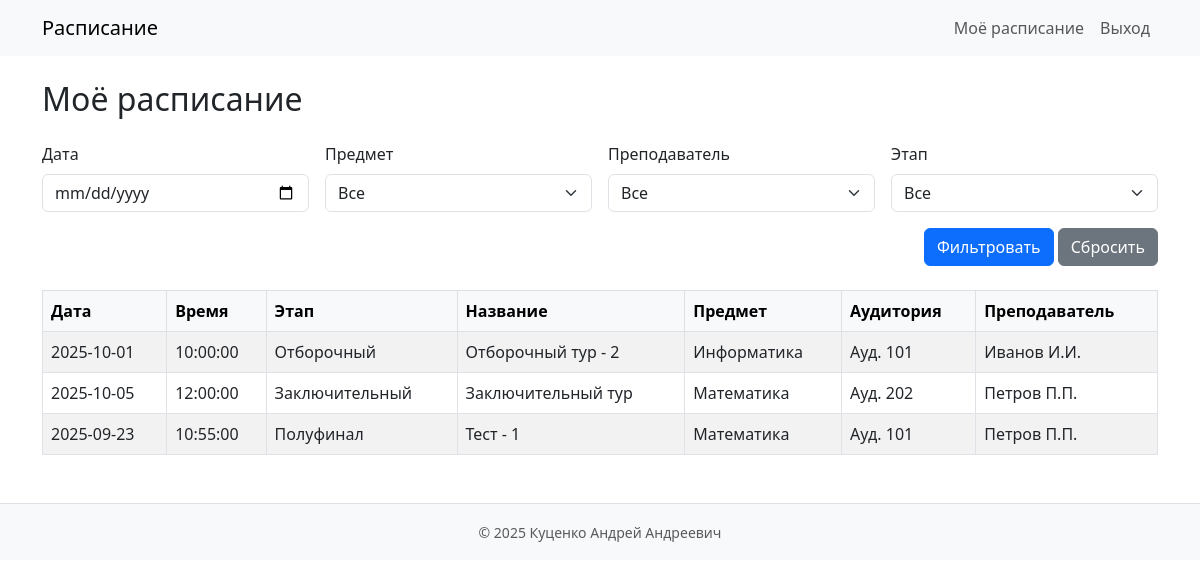
The app's page /schedule (signed in) with its own data.
### models.py (models this page shows)
class Event(db.Model):
    __tablename__ = 'events'
    id = db.Column(db.Integer, primary_key=True)
    title = db.Column(db.String(200), nullable=False)
    date = db.Column(db.Date, nullable=False)
    time = db.Column(db.Time, nullable=False)
    stage = db.Column(db.String(100), nullable=True)  # этап олимпиады
    user_id = db.Column(db.Integer, db.ForeignKey('users.id'), nullable=False)
    subject_id = db.Column(db.Integer, db.ForeignKey('subjects.id'))
    teacher_id = db.Column(db.Integer, db.ForeignKey('teachers.id'))
    room_id = db.Column(db.Integer, db.ForeignKey('rooms.id'))
    subject = db.relationship('Subject')
    teacher = db.relationship('Teacher')
    room = db.relationship('Room')

class Subject(db.Model):
    __tablename__ = 'subjects'
    id = db.Column(db.Integer, primary_key=True)
    name = db.Column(db.String(200), nullable=False)

class Room(db.Model):
    __tablename__ = 'rooms'
    id = db.Column(db.Integer, primary_key=True)
    number = db.Column(db.String(50), nullable=False)

class Teacher(db.Model):
    __tablename__ = 'teachers'
    id = db.Column(db.Integer, primary_key=True)
    name = db.Column(db.String(200), nullable=False)

### app.py (the view)
@app.route('/schedule', methods=['GET'])
@login_required
def schedule():
    subjects = Subject.query.all()
    teachers = Teacher.query.all()
    selected_date = request.args.get('date')
    selected_subject = request.args.get('subject')
    selected_teacher = request.args.get('teacher')
    if current_user.role == "participant":
        query = current_user.events
    else:
        query = Event.query.all()
    if selected_date:
        query = [e for e in query if str(e.date) == selected_date]
    if selected_subject and selected_subject != 'all':
        query = [e for e in query if str(e.subject_id) == selected_subject]
    if selected_teacher and selected_teacher != 'all':
        query = [e for e in query if str(e.teacher_id) == selected_teacher]
    return render_template('schedule.html', events=query,
                           subjects=subjects, teachers=teachers,
                           selected_date=selected_date,
                           selected_subject=selected_subject,
                           selected_teacher=selected_teacher)

### app.py (called while the page is built)
@login_manager.user_loader
def load_user(user_id):
    return User.query.get(int(user_id))

### templates/schedule.html (shortened to what this page needs)
{% extends 'base.html' %}
{% block content %}
<h2 class="mb-4">Моё расписание</h2>
<form method="GET" class="row g-3 mb-4">
    <div class="col-md-3">
        <label class="form-label">Дата</label>
        <input type="date" name="date" value="{{ selected_date or '' }}" class="form-control">
    </div>
    <div class="col-md-3">
        <label class="form-label">Предмет</label>
        <select name="subject" class="form-select">
            <option value="all">Все</option>
        </select>
    </div>
    <div class="col-md-3">
        <label class="form-label">Преподаватель</label>
        <select name="teacher" class="form-select">
            <option value="all">Все</option>
        </select>
    </div>
    <div class="col-md-3">
        <label class="form-label">Этап</label>
        <select name="stage" class="form-select">
            <option value="all">Все</option>
        </select>
    </div>
    <div class="col-12 text-end">
        <button type="submit" class="btn btn-primary">Фильтровать</button>
        <a href="{{ url_for('schedule') }}" class="btn btn-secondary">Сбросить</a>
    </div>
</form>
<table class="table table-bordered table-striped align-middle">
    <thead class="table-light">
        <tr>
            <th>Дата</th>
            <th>Время</th>
            <th>Этап</th>
            <th>Название</th>
            <th>Предмет</th>
            <th>Аудитория</th>
            <th>Преподаватель</th>
        </tr>
    </thead>
    <tbody>
        {% for event in events %}
        <tr>
            <td>{{ event.date }}</td>
            <td>{{ event.time }}</td>
            <td>{{ event.stage or '—' }}</td>
            <td>{{ event.title }}</td>
            <td>{{ event.subject.name if event.subject else '—' }}</td>
            <td>{{ event.room.number if event.room else '—' }}</td>
            <td>{{ event.teacher.name if event.teacher else '—' }}</td>
        </tr>
        {% else %}
        <tr>
            <td colspan="8" class="text-center">Нет событий</td>
        </tr>
        {% endfor %}
    </tbody>
</table>
{% endblock %}

### templates/base.html (shortened to what this page needs)
<!DOCTYPE html>
<html lang="ru">
<head>
    <link href="https://cdn.jsdelivr.net/npm/bootstrap@5.3.0/dist/css/bootstrap.min.css" rel="stylesheet">
</head>
<body>
<nav class="navbar navbar-expand-lg navbar-light bg-light">
    <div class="container">
        <a class="navbar-brand" href="{{ url_for('schedule') }}">Расписание</a>
        <div class="collapse navbar-collapse" id="navbarNav">
            <ul class="navbar-nav ms-auto">
                {% if current_user.is_authenticated %}
                    <li class="nav-item">
                        <a class="nav-link" href="{{ url_for('schedule') }}">Моё расписание</a>
                    </li>
                    <li class="nav-item">
                        <a class="nav-link" href="{{ url_for('logout') }}">Выход</a>
                    </li>
                {% else %}
                    <li class="nav-item"><a class="nav-link" href="{{ url_for('login') }}">Вход</a></li>
                    <li class="nav-item"><a class="nav-link" href="{{ url_for('register') }}">Регистрация</a></li>
                {% endif %}
            </ul>
        </div>
    </div>
</nav>
<div class="container mt-4">
    {% block content %}{% endblock %}
</div>
<footer class="bg-light text-center py-3 mt-5 border-top">
    <div class="container">
        <small class="text-muted">© 2025 Куценко Андрей Андреевич</small>
    </div>
</footer>
</body>
</html>

### records on screen
Event: date "2025-10-01", time "10:00:00", stage "Отборочный", title "Отборочный тур - 2", subject "Информатика", room "Ауд. 101", teacher "Иванов И.И."
Event: date "2025-10-05", time "12:00:00", stage "Заключительный", title "Заключительный тур", subject "Математика", room "Ауд. 202", teacher "Петров П.П."
Event: date "2025-09-23", time "10:55:00", stage "Полуфинал", title "Тест - 1", subject "Математика", room "Ауд. 101", teacher "Петров П.П."
